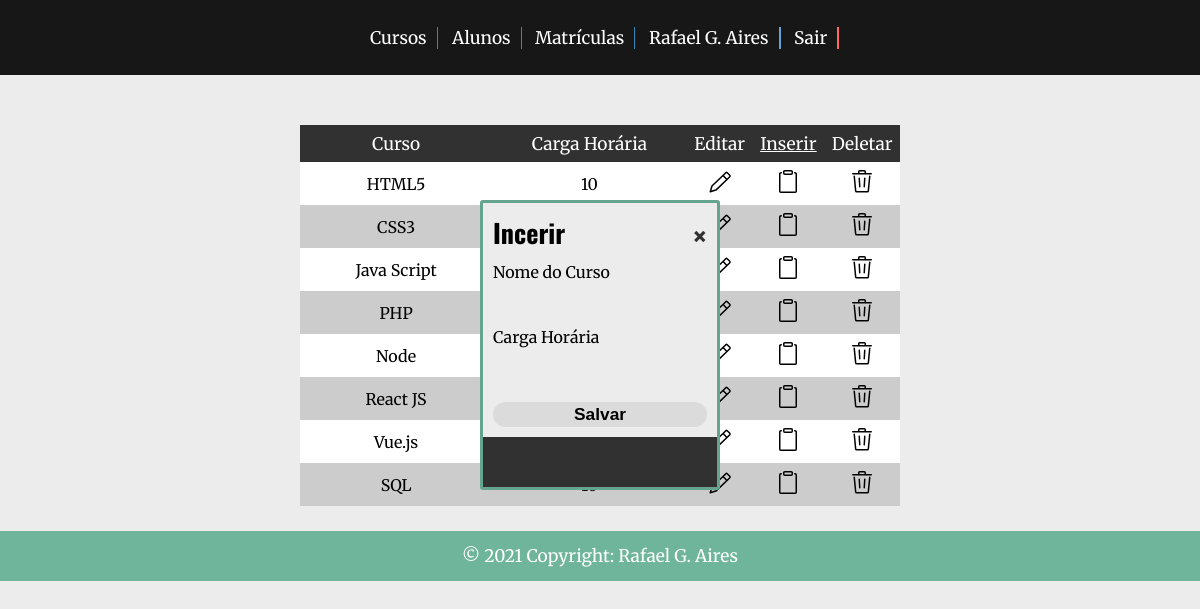
Screenshot of /site/courses.php?insert=1 (signed in) with the database file from the repository.
### tables this page shows
CREATE TABLE `course` (
  `course_id` int(11) NOT NULL,
  `course_name` varchar(250) NOT NULL,
  `workload` int(11) NOT NULL
);

### site/php/rows-query(courses).php (called while the page is built)
<?php
$sql = "select * from course";
$result = mysqli_query($connection, $sql);
?>

### site/courses.php (the view, shortened to what this page needs)
<?php
include("../db/connection.php");
include("php/rows-query(courses).php");
?>
<!DOCTYPE html>
<html lang="en">
<head>
    <link rel="stylesheet" href="css/index.css">
    <link rel="stylesheet" href="css/tables.css">
    <link rel="stylesheet" href="css/modals.css">
</head>
<body>
    <header.>
        <div class="underHeader">
            <ul>
                <li><a href="courses.php">Cursos</a></li>
                <li><a href="students.php">Alunos</a></li>
                <li><a href="registration.php">Matrículas</a></li>
                <?php
                    if (isset($_SESSION["authenticated"])):
                ?>
                    <li class="userName"><a href="panel.php"><?php echo $_SESSION["user"];?></a></li>
                    <li class="logout"><a href="php/logout.php">Sair</a></li>
                <?php
                    endif;
                ?>
            </ul>
        </div>
    <section>
        <div class="sectionCard">
            <div class="table">
                <table class="t01">
                    <tr>
                        <th>Curso</th>
                        <th>Carga Horária</th>
                        <th>Editar</th>
                        <th><a href="?insert=" style="color: #ffffff;">Inserir</a></th>
                        <th>Deletar</th>
                    </tr>
                    <tr>
                    <?php
                        while ($rows = mysqli_fetch_assoc($result)) {
                    ?>
                        <tr>
                            <td><?php echo $rows["course_name"]; ?></td>
                            <td><?php echo $rows["workload"]; ?></td>
                            <td><a href="?edit=<?php echo $rows["course_id"]; ?>"><img src="icons/pencil-24.svg" alt="Edit button"></a></td>
                            <td><a href="?insert=<?php echo $rows["course_id"]; ?>"><img src="icons/clippy-24.svg" alt="Trash button"></a></td>
                            <td><a href="?delete=<?php echo $rows["course_id"]; ?>"><img src="icons/trash-24.svg" alt="Trash button"></a></td>
                        </tr>
                    <?php
                        }
                    ?>
                </table>
                <div id="insertModal" class="modal">
                    <form action="" method="POST">
                        <div class="modalHeader">
                            <span class="close2">&times;</span>
                            <h2>Incerir</h2>
                        </div>
                        <div class="modalBody">
                            <label for="">Nome do Curso</label>
                            <input type="text" name="course" id="">
                            <label for="">Carga Horária</label>
                            <input type="number" name="workload" id="">
                            <button type="submit" name="insert" class="btn">Salvar</button>
                        </div>
                        <div class="modalFooter">
                        </div>
                    </form>
                </div>
            </div>
        </div>
    </section>
    <footer>
        <div class="footer">
            <p>© 2021 Copyright: Rafael G. Aires</p>
        </div>
    </footer>
</body>
</html>

### site/css/index.css (style rules this page uses)
* { margin: 0; padding: 0; box-sizing: border-box; }
body { font-family: 'Merriweather', serif; background-color: #ececec; }
.underHeader { height: 75px; display: flex; justify-content: center; align-items: center; position: sticky; top: 0px; background-color: #000000e6; }
.underHeader ul { text-align: right; vertical-align: middle; text-align: center; padding: 10px; }
.underHeader ul li { list-style-type: none; display: inline-block; margin: 0px 0px 0px 10px; padding-right: 10px; border-right: 1px solid #3187b9; }
.underHeader ul li a { text-decoration: none; font-size: 13pt; color: #ffffff; }
.underHeader li { display: inline-block; vertical-align: middle; -webkit-transform: perspective(1px) translateZ(0); transform: perspective(1px) translateZ(0); box-shadow: 0 0 1px rgba(0, 0, 0, 0); position: relative; }
.underHeader li:before { content: ""; position: absolute; z-index: -1; left: 0; right: 100%; bottom: 0; background: #3187b9; height: 2px; -webkit-transition-property: right; transition-property: right; -webkit-transition-duration: 0.3s; transition-duration: 0.3s; -webkit-transition-timing-function: ease-out; transition-timing-function: ease-out; }
.underHeader .userName { border-right: 2px solid #68a2d4; }
.underHeader .userName { display: inline-block; vertical-align: middle; -webkit-transform: perspective(1px) translateZ(0); transform: perspective(1px) translateZ(0); box-shadow: 0 0 1px rgba(0, 0, 0, 0); position: relative; }
.underHeader .userName:before { content: ""; position: absolute; z-index: -1; left: 0; right: 100%; bottom: 0; background: #68a2d4; height: 2px; -webkit-transition-property: right; transition-property: right; -webkit-transition-duration: 0.3s; transition-duration: 0.3s; -webkit-transition-timing-function: ease-out; transition-timing-function: ease-out; }
.underHeader .logout { border-right: 2px solid #ff6961; }
.underHeader .logout { display: inline-block; vertical-align: middle; -webkit-transform: perspective(1px) translateZ(0); transform: perspective(1px) translateZ(0); box-shadow: 0 0 1px rgba(0, 0, 0, 0); position: relative; }
.underHeader .logout:before { content: ""; position: absolute; z-index: -1; left: 0; right: 100%; bottom: 0; background: #ff6961; height: 2px; -webkit-transition-property: right; transition-property: right; -webkit-transition-duration: 0.3s; transition-duration: 0.3s; -webkit-transition-timing-function: ease-out; transition-timing-function: ease-out; }
.footer { clear: both; display: flex; justify-content: center; align-items: center; background-color: #6fb59c; color: #ffffff; height: 50px; font-size: 13pt; }

### site/css/tables.css (style rules this page uses)
.table { display: flex; justify-content: center; align-items: center; margin: 50px auto 25px auto; }
.table table, th, td { width: 50%; padding: 7.5px; border: none; border-collapse: collapse; }
.t01 th { font-weight: normal; font-size: 13pt; background-color: #313131; color: white; }
.t01 tr:nth-child(even) { background-color: #cccccc; }
.t01 tr:nth-child(odd) { background-color: #ffffff; }
.t01 tr td { text-align: center; }
.t01 tr td a { text-decoration: none; color: #000000; }

### site/css/modals.css (style rules this page uses)
.modalHeader { margin-bottom: 10px; font-family: 'Oswald', sans-serif; font-weight: normal; font-size: 13pt; }
.modal { display: none; position: fixed; z-index: 1; left: 10; top: 25%; width: 20%; padding: 10px; overflow: auto; background-color: #ececec; border: 3px solid #65a58f; border-radius: 3px; animation-name: animatetop; animation-duration: .7s }
.modal input[type="text"], input[type="date"], input[type="number"] { height: 15px; width: 100%; margin: 15px 0px 15px 0px; padding-left: 25px; outline: none; background: transparent; border: none; border-radius: 3px; }
.modal button[type="submit"] { height: 25px; width: 100%; margin: 10px auto 0px auto; border: none; outline: none; cursor: pointer; border-radius: 20px; font-size: 13pt; font-weight: bold; transition: .25s; background-color: #dbdbdb; }
.close, .close1, .close2 { color: #313131; float: right; font-size: 30px; font-weight: bold; }
.modalFooter { margin: 10px -10px -10px -10px; height: 50px; background-color: #313131; color: white; }

### rows the page displays
course: course_name "HTML5", workload "10"
course: course_name "CSS3"
course: course_name "Java Script"
course: course_name "PHP"
course: course_name "Node"
course: course_name "React JS"
course: course_name "Vue.js"
course: course_name "SQL"

### other values shown
$_SESSION["user"] "Rafael G. Aires"
